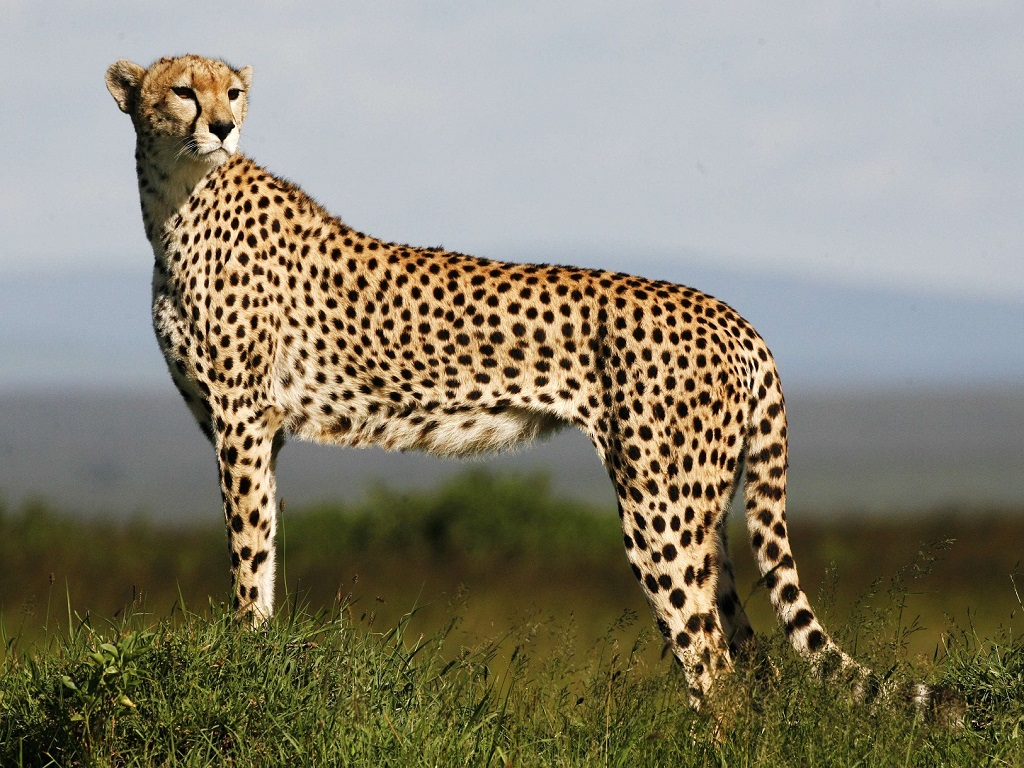
%> input picture 1/prob_pyramids/data/cheetah.jpg, 1024 x 768 px
$ octave runThis.m   (GNU Octave 9; MATLAB toolbox functions it lacks are replaced by stand-ins)
%> lines starting %> are read from the running program, lines starting %| are printed output that depends on the picture
### 1/prob_pyramids/pyramidsGL.m

function [G, L] = pyramidsGL(im, N)
L={};
G{1}=im;
for i=1:N

  G{i+1}=imresize(imfilter(G{i},fspecial('gaussian',[4 4], 2)),0.5);

  L{i} = G{i}-imfilter(imresize(G{i+1},2),fspecial('gaussian',[4 4], 2));
end
end

### 1/prob_pyramids/displayPyramids.m


function displayPyramids(G, L)
% Displays intensity and fft images of pyramids
GL = [G L];
%N = length(GL) * 0.5;
N=length (GL);
%GL{ceil(N)} = [];  %removing the extra item of Gaussian pyramid
%GL = GL(~cellfun('isempty',GL));

ha = tight_subplot(2, 6, [0.02 0.01], [0.1 0.1], [0.1 0.1]);

for i = 1:N
    axes(ha(i));
    GL{i} = mat2gray(GL{i});
    imshow(GL{i});
    axis off;
end
    axes(ha(N+1));
    imshow();
    axis off;

end

### 1/prob_pyramids/runThis.m
clear all;
close all;
clc;
%function [G, L] = pyramidsGL(im, N)


% [G, L] = pyramidsGL(im, N)
% Creates Gaussian (G) and Laplacian (L) pyramids of level N from image im.
% G and L are cell where G{i}, L{i} stores the i-th level of Gaussian and Laplacian pyramid, respectively.
im = rgb2gray(im2single(imread('data/cheetah.jpg')));
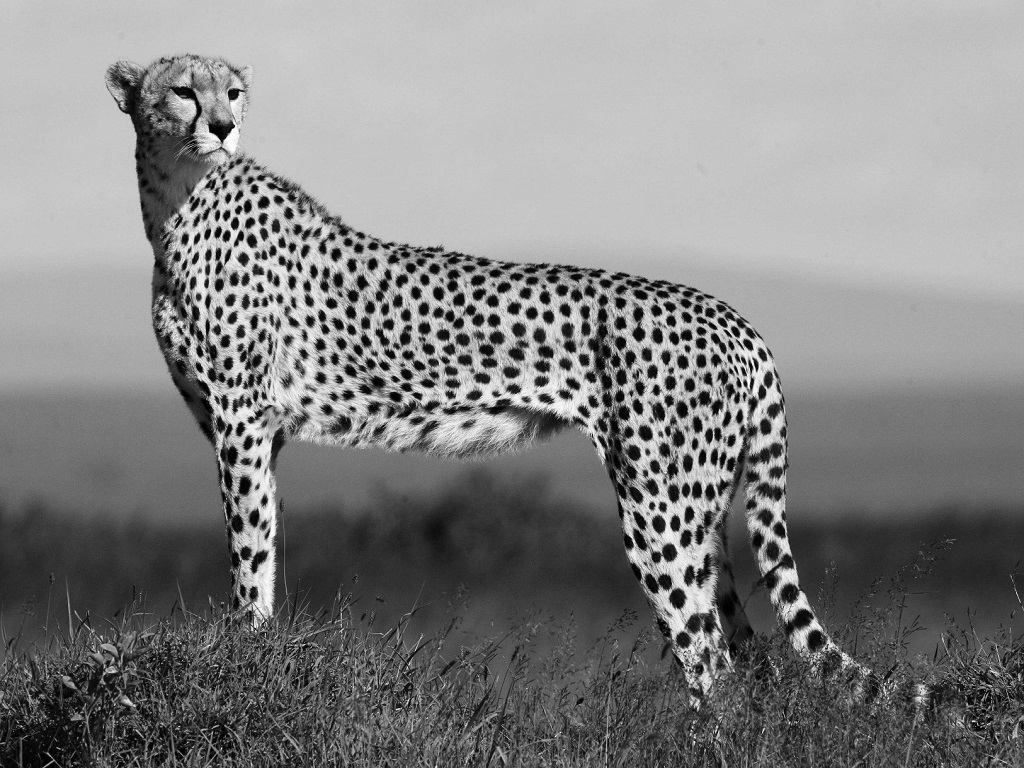
%> im: size 768x1024 single; min 0, max 0.997, mean 0.514
N=5;

[G, L] = pyramidsGL(im, N);
%> after the loop in pyramidsGL, `for i=1:N`: G = 6 items; L = 5 items
%> G = 6 items; L = 5 items


%function displayPyramids(G, L)
% Displays intensity and fft images of pyramids
displayPyramids(G,L);
%> in displayPyramids, `GL = [G L];`: GL = 11 items
%> in displayPyramids, `N=length (GL);`: N = 11
%> the loop in displayPyramids, `for i = 1:N` made 11 passes
%> pass 2, in displayPyramids, `imshow(GL{i});`:
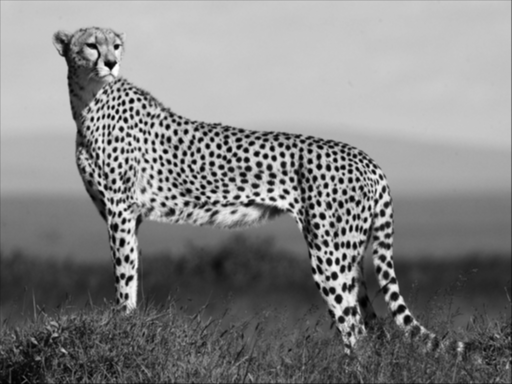
%> displayed picture: size 384x512, on the screen's scale of 0 to 255; min 0, max 255, mean 131.8


%end

%display_FFT_Pyramids(G,L);
